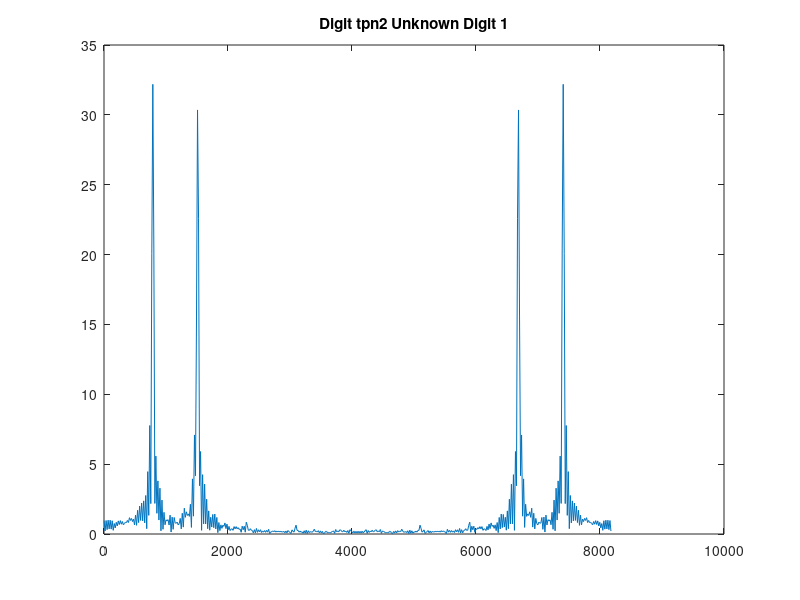
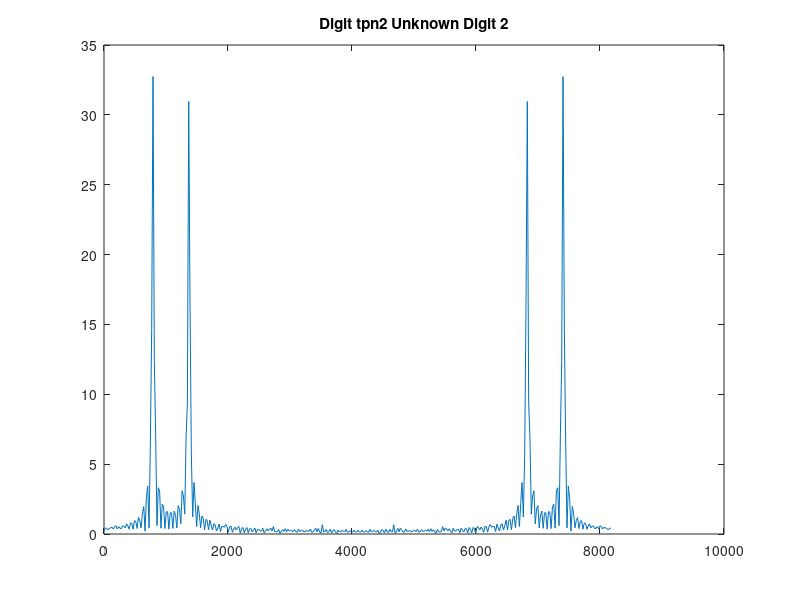
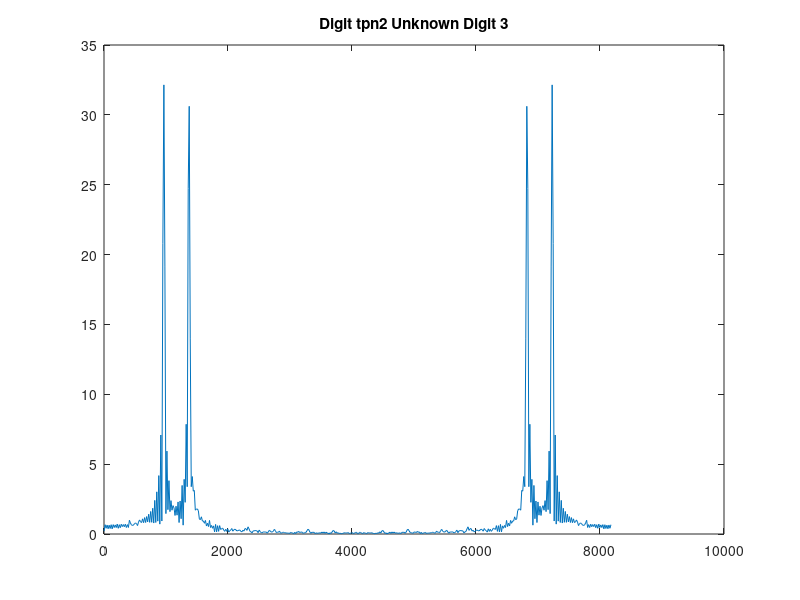
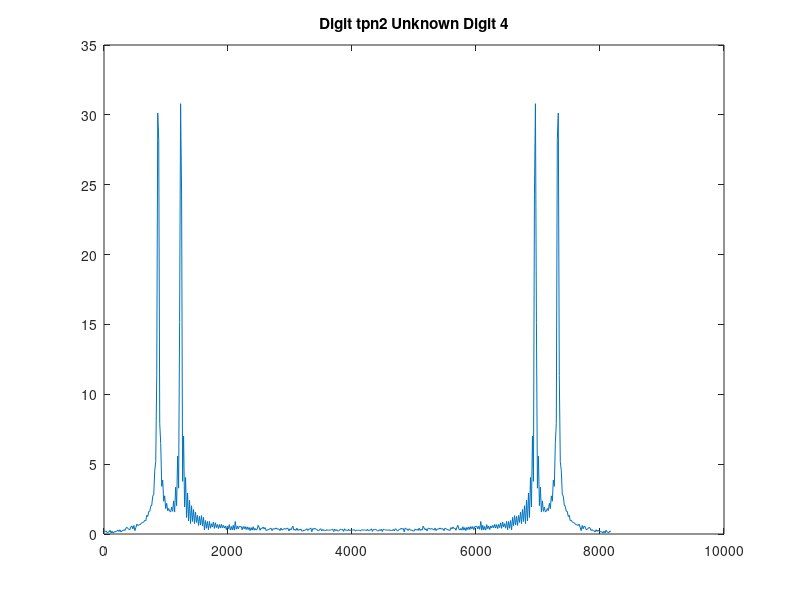

These charts were generated, in order, by the following MATLAB code: (Note: this script raises an error after producing the figures.)
%tpn2

load tones % loads the data from tones.mat
load telephone_numbers % and telephone_numbers.mat
whos % shows Fs, {tpn0,...,tpn4},
% and {u0,...,u9} (ten digits)


N10=length(tpn2(1:500));
freq = 1:Fs/N10:Fs;
U10=abs(fft(tpn2(1:500)));
plot(freq,U10)
title('Digit tpn2 Unknown Digit 1')
figure

N11=length(tpn2(467:850));
freq = 1:Fs/N11:Fs;
U11=abs(fft(tpn2(467:850)));
plot(freq,U11)
title('Digit tpn2 Unknown Digit 2')
figure

N12=length(tpn2(850:1350));
freq = 1:Fs/N12:Fs;
U12=abs(fft(tpn2(850:1350)));
plot(freq,U12)
title('Digit tpn2 Unknown Digit 3')
figure

N13=length(tpn2(1350:1860));
freq = 1:Fs/N13:Fs;
U13=abs(fft(tpn2(1350:1860)));
plot(freq,U13)
title('Digit tpn2 Unknown Digit 4')
figure

plot(tpn2)
title('tpn2 Signal')
figure

Noise = tpn2+randn(length(tpn2),1);
plot(Noise)
title('Noisey tpn2 Signal')

ratio = snr(tpn2,Noise)